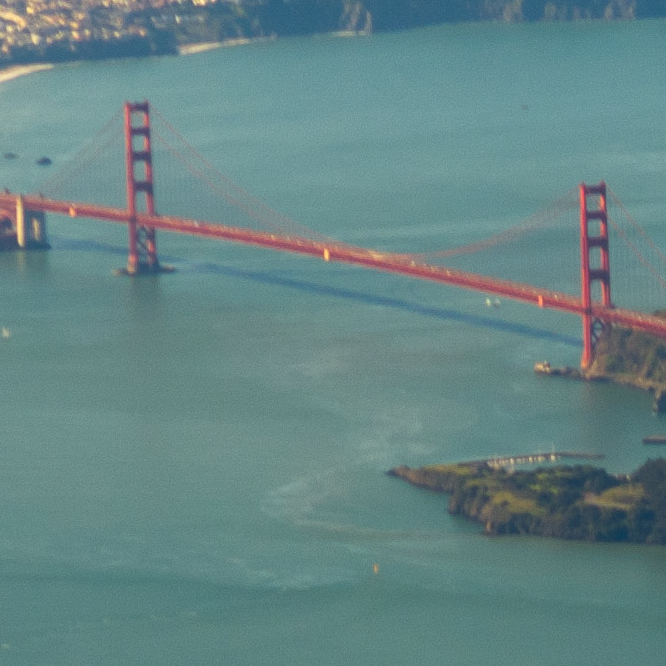
//> input picture bg.png, 666 x 666 px
$ ./GoldenGateBackGround   (built with g++ and OpenCV 4)
//> lines starting //> are read from the running program, lines starting //| are printed output that depends on the picture; after the words box and inside, x2 and y2 are one past the last pixel; in counts of white or black regions, pixels touching at a corner belong together
//This is an attempt to detect the background of an image, and
//replace it with the golden gate bridge
#include <iostream> // for standard I/O
#include <cmath> // for math
#include <string>   // for strings
#include <iomanip>  // for controlling float print precision
#include <sstream>  // string to number conversion;;
#include <opencv2/imgproc/imgproc.hpp>  // Gaussian Blur
#include <opencv2/core/core.hpp>        // Basic OpenCV structures (cv::Mat, Scalar)
#include <opencv2/highgui/highgui.hpp>  // OpenCV window I/O
using namespace std;
using namespace cv;
bool within(int x,int y,int w){
	//30,34, 10
	w=1;
	if((x-w)>y && y<(x+w))
		return true;
	return false;
}
int main(int argc, char *argv[], char *window_name) {
	VideoCapture captRefrnc(0);
	if ( !captRefrnc.isOpened() ) return -1;
	Mat frame,prior,toDisp,unMol,bg;
	const char* WIN_UT = "win";
	namedWindow(WIN_UT, CV_WINDOW_AUTOSIZE );
	cvMoveWindow(WIN_UT, 100, 100);
	const char* filename = "bg.png";
	bg = imread(filename,0);
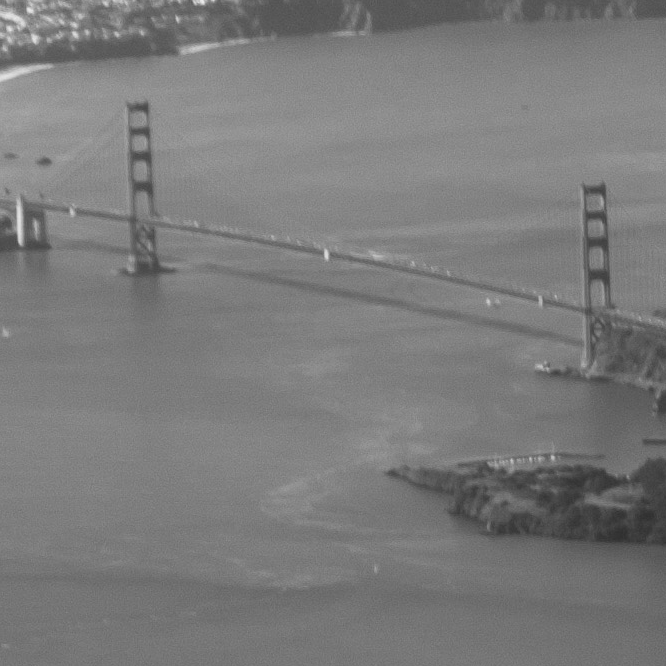
//> bg: 666 rows x 666 cols, CV_8UC1; min 47, max 235, mean 122.9
	captRefrnc >> frame;
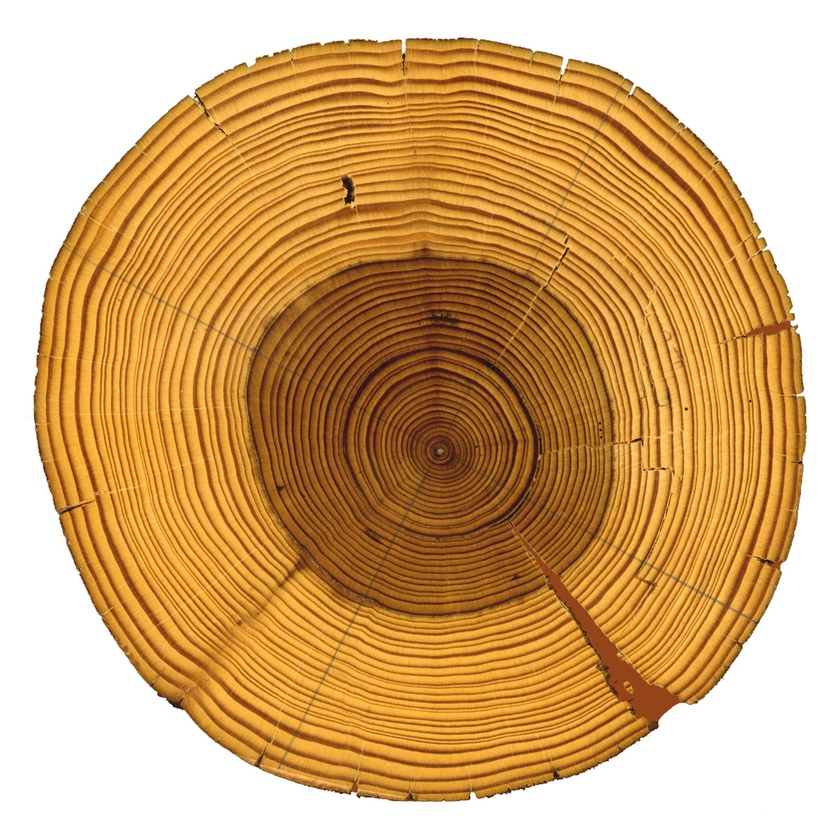
//> input picture treering.jpg, 840 x 840 px, shrunk from 1200 x 1200 before the run, given in place of the camera
//> frame is the input picture: 840 rows x 840 cols, CV_8UC3; mean B, G, R 115.2, 169.3, 212.4
	unMol = frame.clone();
	cvtColor(frame, frame, CV_BGR2GRAY);
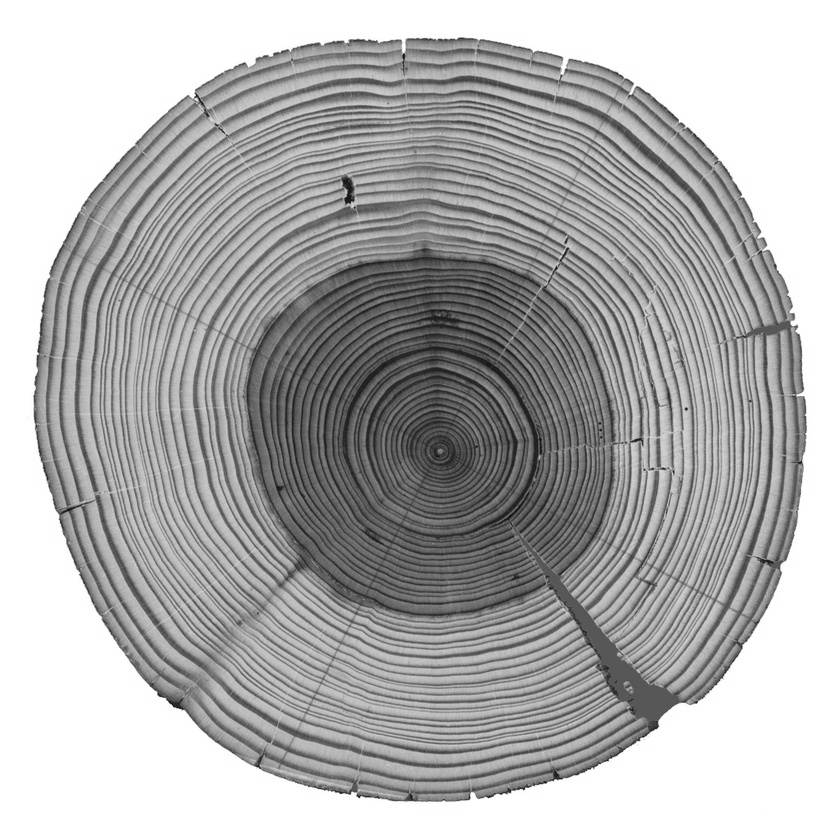
//> frame: 840 rows x 840 cols, CV_8UC1; min 9, max 255, mean 176
	// for( int y = 0; y < frame.rows; y++ ) for( int x = 0; x < frame.cols; x++ )
	// 	frame.at<Vec3b>(y,x)[0] = (int)frame.at<Vec3b>(y,x)[0]/2;
	GaussianBlur(frame,frame,cv::Size(115,15),10.5);
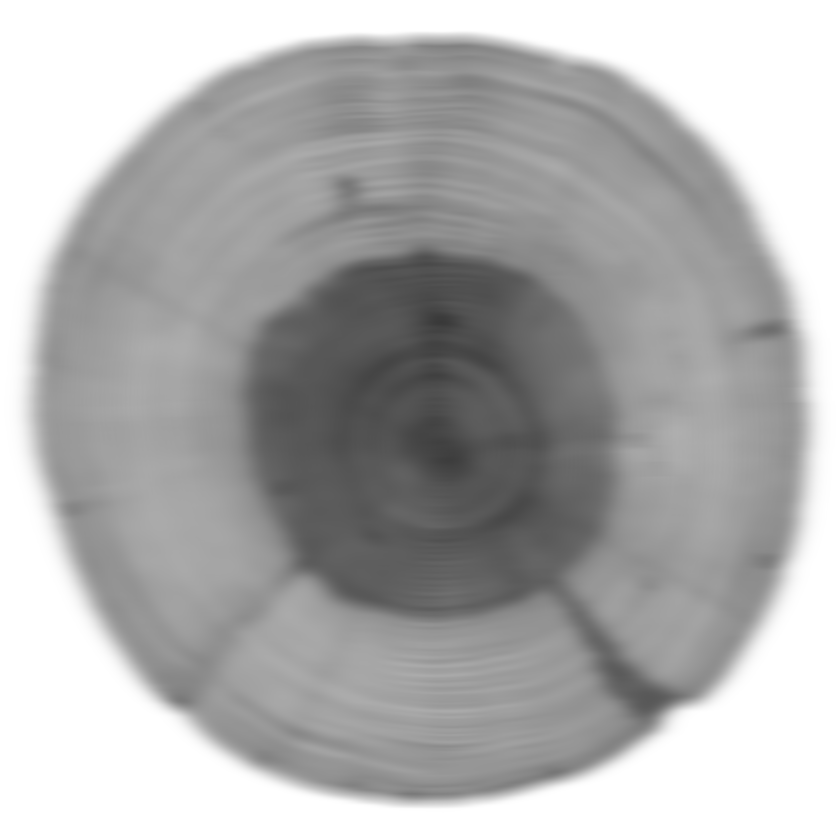
//> frame: 840 rows x 840 cols, CV_8UC1; min 57, max 255, mean 176

	prior = frame.clone();
	toDisp = frame.clone();

	while(1){
		captRefrnc >> frame;
		cvtColor(frame, frame, CV_BGR2GRAY);
		unMol = frame.clone();

		// for( int y = 0; y < frame.rows; y++ ) for( int x = 0; x < frame.cols; x++ )
		// 	frame.at<Vec3b>(y,x)[0] = (int)frame.at<Vec3b>(y,x)[0]/10;
		GaussianBlur(frame,frame,cv::Size(115,15),10.5);
		//Sobel(frame,frame,CV_8U,1,0,3,0.4,128);
		threshold(frame, frame,
                   130, 255, cv::THRESH_BINARY);
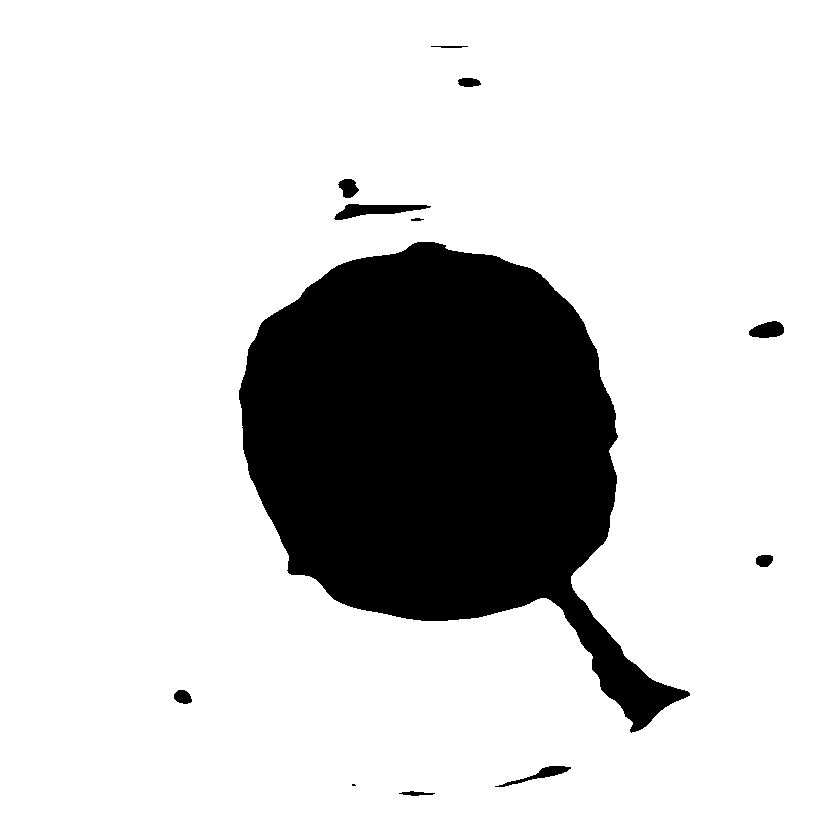
//> frame: 840 rows x 840 cols, CV_8UC1; 82.7% white; 12 black regions (1 under 20 px), largest, box (x1, y1, x2, y2) and area: (239, 242, 690, 733) 119277, (334, 204, 431, 220) 789, (749, 321, 784, 338) 438
		// [5 lines of commented-out code are left out]
		for( int y = 0; y < frame.rows; y++ ) for( int x = 0; x < frame.cols; x++ ){
			if(frame.at<Vec3b>(y,x)[0]==0)
				frame.at<Vec3b>(y,x)[0]=unMol.at<Vec3b>(y,x)[0];
			else
				frame.at<Vec3b>(y,x)[0]=bg.at<Vec3b>(y,x)[0];
		}
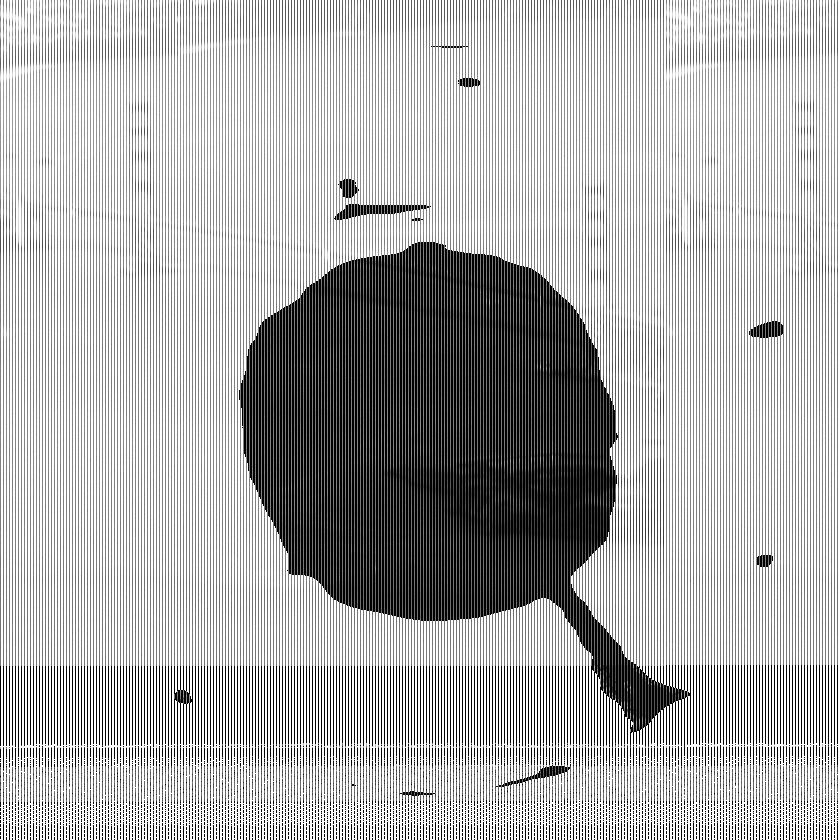
//> frame: 840 rows x 840 cols, CV_8UC1; min 0, max 255, mean 176
		imshow( WIN_UT, frame);
		prior = frame.clone();
		toDisp = frame.clone();
		//history[x]= frame;
	}
	cvWaitKey(0);
}
